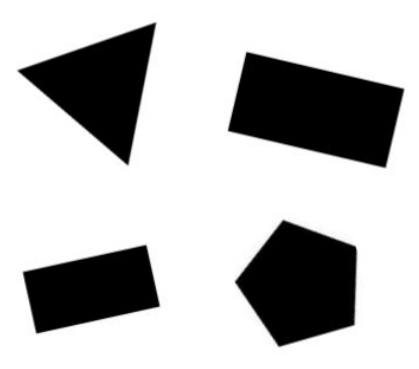
#> input picture Q4/images/Q4_1.png, 419 x 369 px
$ python shapeDetector.py images/Q4_1.png   (Python 2 division)   (older library calls are emulated)
#> lines starting #> are read from the running program, lines starting #| are printed output that depends on the picture; after the words box and inside, x2 and y2 are one past the last pixel; in counts of white or black regions, pixels touching at a corner belong together
# Necessary modules imported
import numpy as np
import sys
import cv2

# Ensuring correct arguments
if not len(sys.argv) == 2:
	print "Usage : %s <input image>" % sys.argv[0]
	sys.exit()

img = cv2.imread(sys.argv[1])
#> img is the input picture: shape (369, 419, 3); min 0, max 255, mean 187.3
gray = cv2.cvtColor(img, cv2.COLOR_BGR2GRAY)

gray = cv2.GaussianBlur(gray, (5, 5), 0)

ret, thresh = cv2.threshold(gray, 127, 255, 1)
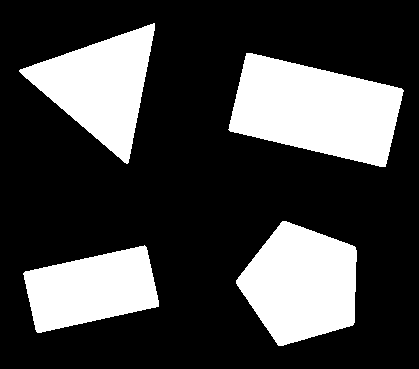
#> thresh: shape (369, 419); 26.5% white; 4 white regions
if np.mean(thresh) > 127:
	thresh = 255 - thresh

# OpenCV 3.0.0				: _, contours, h
# OpenCV 2.4.11 and before	: contours, h
_, contours, h = cv2.findContours(thresh, cv2.RETR_EXTERNAL, 2)
#> contours = 4 contours; box (x1, y1, x2, y2) and area: (228, 53, 404, 167) 12914, (236, 221, 357, 346) 10410, (19, 23, 155, 164) 9088, (23, 245, 159, 333) 7793; h = [[1, -1, -1, -1], [2, 0, -1, -1], [3, 1, -1, -1], [-1, 2, -1, -1]]

count = [0] * 20

for cnt in contours:
	approx = cv2.approxPolyDP(cnt, 0.01*cv2.arcLength(cnt, True), True)
	count[len(approx)] += 1
	color = np.random.randint(0, 255, 3)
	cv2.drawContours(img, [cnt], 0, color, -1)
#> this loop made 4 passes
#> (approx, color) on passes 1, 3, 4: ([[146, 247], [25, 271], [36, 331], [158, 306]], [172, 47, 117]), ([[246, 53], [230, 131], [385, 166], [401, 88]], [195, 103, 9]), ([[154, 23], [19, 71], [127, 163]], [211, 21, 242])
#> color on pass 2: [192, 67, 251]
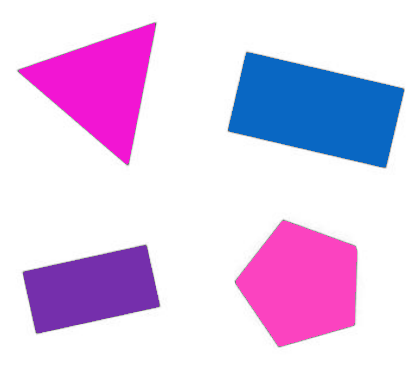
#> img: shape (369, 419, 3); mean B, G, R 237.5, 203.3, 224.8
#> after the loop, count = [0, 0, 0, 1, 2, 1, 0, 0, 0, 0, 0, 0, 0, 0, 0, 0, 0, 0, 0, 0]

for idx in range(0, len(count)):
	if count[idx] == 0:
		continue
	print str(idx) + " - " + str(count[idx])
#> this loop made 20 passes
#| 3 - 1
#| 4 - 2
#| 5 - 1

# cv2.imshow('img', img)
# cv2.waitKey(0)
# cv2.destroyAllWindows()

$ run again, on Q4/images/Q4_3.png
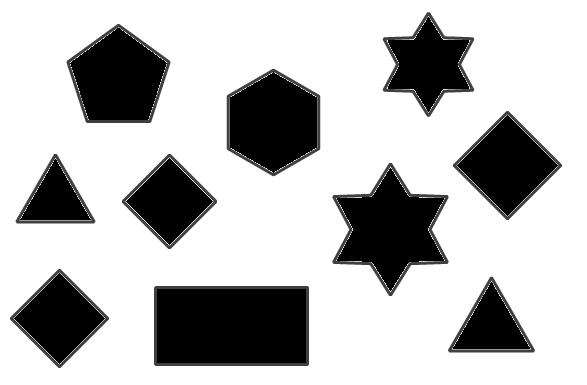
#> input picture Q4/images/Q4_3.png, 587 x 385 px
#> img is the input picture: shape (385, 587, 3); min 0, max 255, mean 187.6
#> `ret, thresh = cv2.threshold(gray, 127, 255, 1)`:
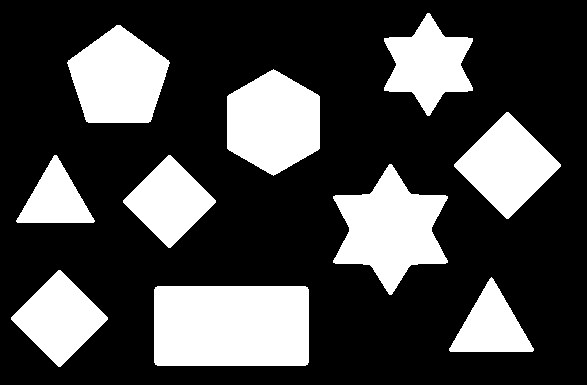
#> thresh: shape (385, 587); 27.4% white; 10 white regions
#> contours = 10 contours; largest, box (x1, y1, x2, y2) and area: (154, 286, 309, 366) 12150, (333, 164, 448, 295) 8061, (227, 69, 320, 176) 7314, (67, 25, 170, 123) 6936, (454, 112, 561, 219) 5828; h = [[1, -1, -1, -1], [2, 0, -1, -1], [3, 1, -1, -1], [4, 2, -1, -1], [5, 3, -1, -1], [6, 4, -1, -1], [7, 5, -1, -1], [8, 6, -1, -1], [9, 7, -1, -1], [-1, 8, -1, -1]]
#> the loop `for cnt in contours:` made 10 passes
#> (approx, color) on passes 1, 2, 3, 5, 6, 7: ([[154, 289], [157, 365], [308, 362], [305, 286]], [172, 47, 117]), ([[491, 277], [450, 351], [533, 350]], [192, 67, 251]), ([[58, 270], [11, 319], [60, 366], [107, 317]], [195, 103, 9]), ([[168, 155], [123, 202], [170, 247], [215, 200]], [36, 87, 70]), ([[54, 155], [16, 221], [93, 222]], [216, 88, 140]), ([[506, 112], [454, 166], [508, 218], [560, 164]], [58, 193, 230])
#> after the loop `for cnt in contours:`:
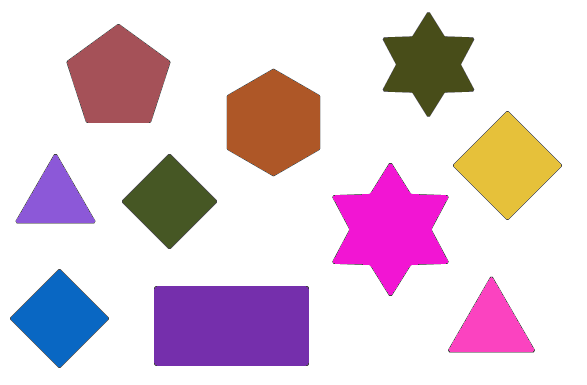
#> img: shape (385, 587, 3); mean B, G, R 217.7, 205.6, 224.9
#> after the loop `for cnt in contours:`: count = [0, 0, 0, 2, 4, 1, 1, 0, 0, 0, 0, 0, 2, 0, 0, 0, 0, 0, 0, 0]
#> the loop `for idx in range(0, len(count)):` made 20 passes
#| 3 - 2
#| 4 - 4
#| 5 - 1
#| 6 - 1
#| 12 - 2
